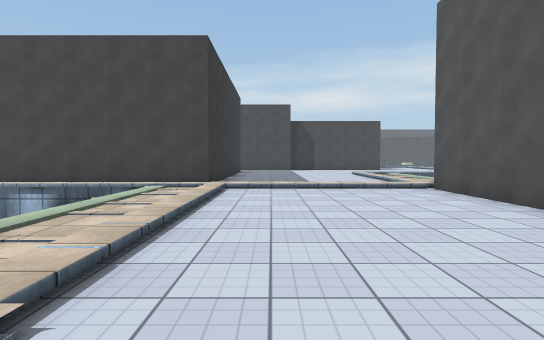
view 1 (above)

24 first-person views from a walk through a scene from a Unity 3-D project. The camera is 1.3 m above the floor, tilts 2° down and sees 80° across. The floor is counted in squares, 2 m on a side. Each view is taken from the middle of a square. On the plan, view 1 faces up. The plan holds only what a view shows up to about 10 squares ahead; the rest is blank. The place goes on beyond the plan. The player character is not drawn. Some surface patterns are stand-ins.

view 2
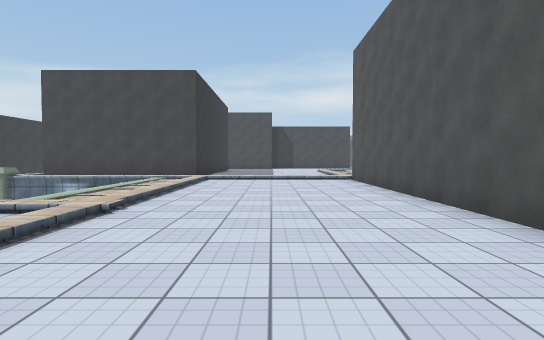

view 3
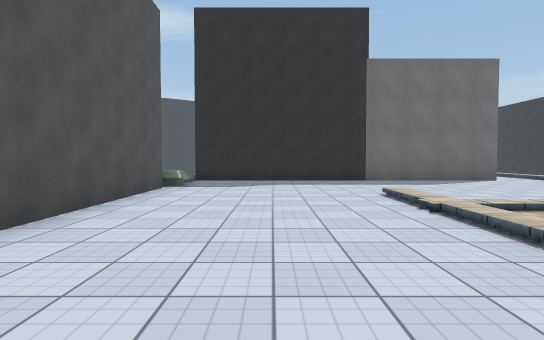

view 4
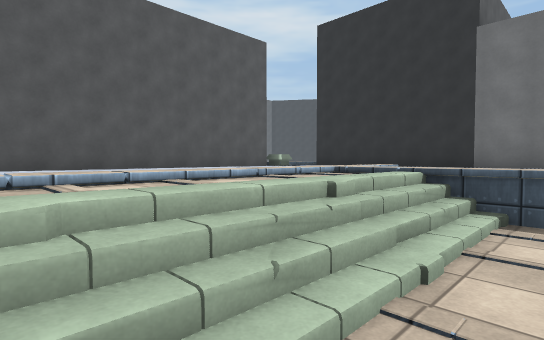

view 5
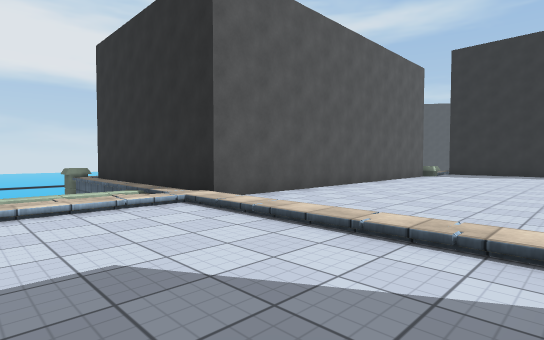

view 6
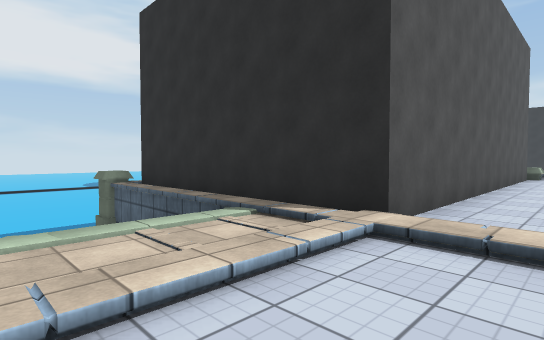

view 7
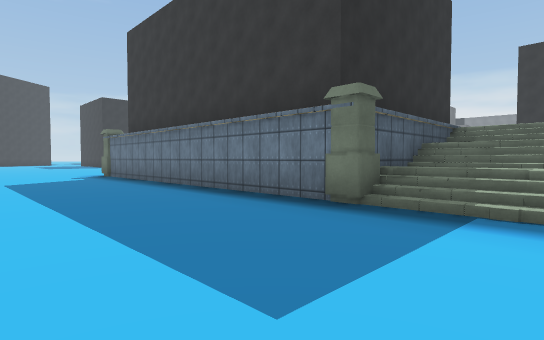

view 8
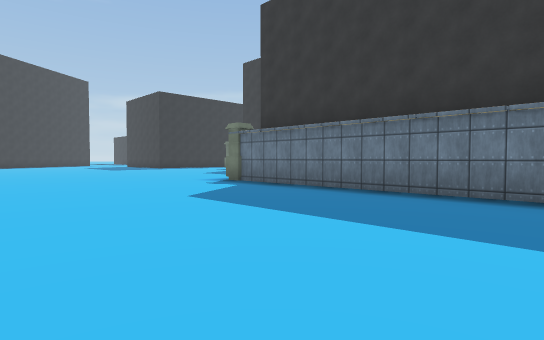

view 9
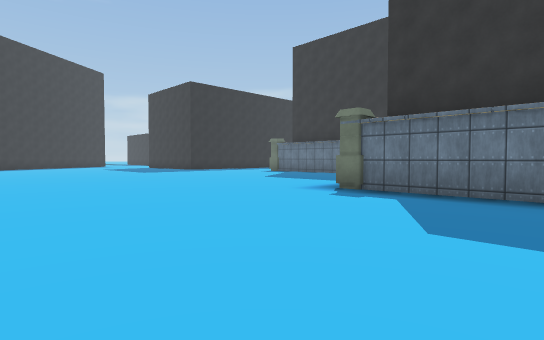

view 10
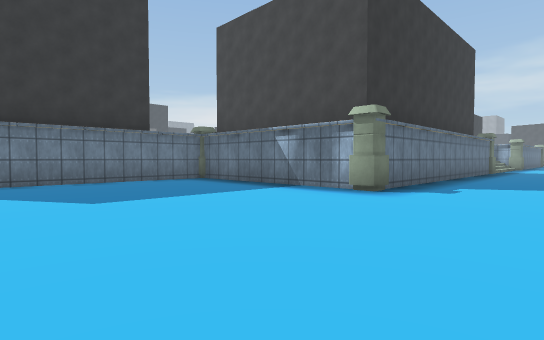

view 11
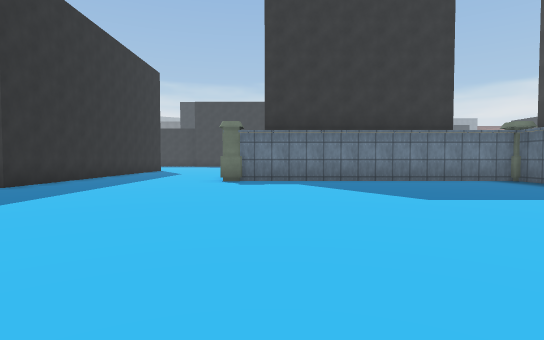

view 12
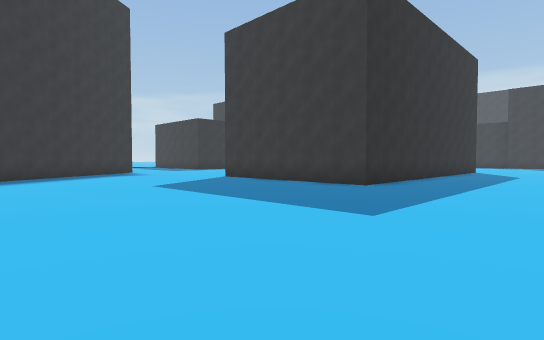

view 13
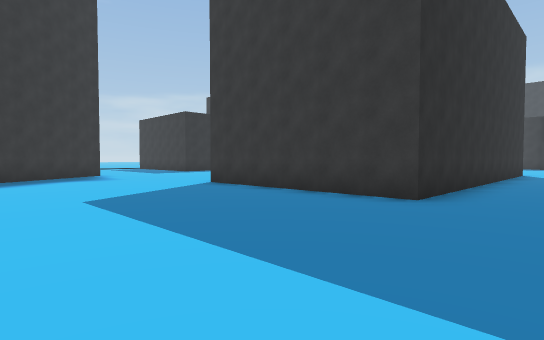

view 14
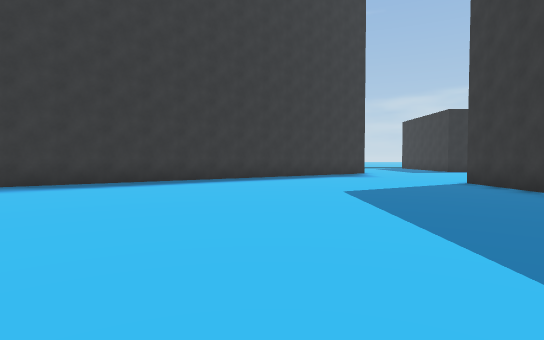

view 15
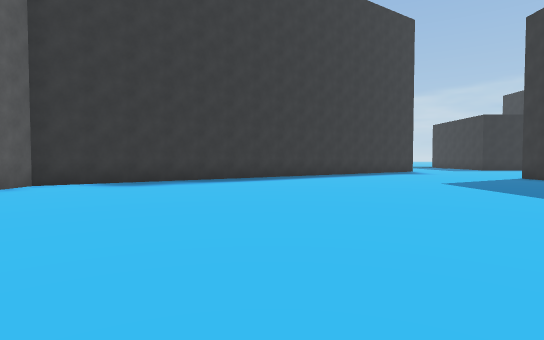

view 16
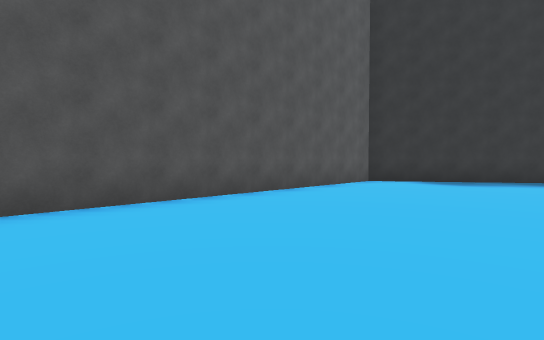

view 17
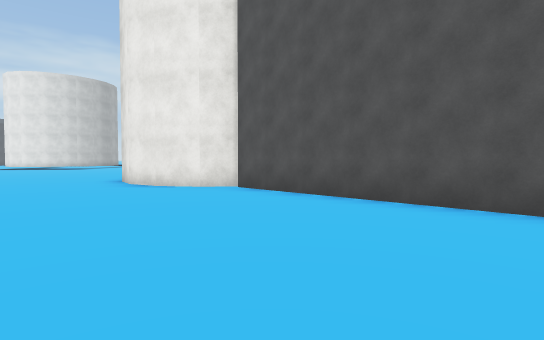

view 18
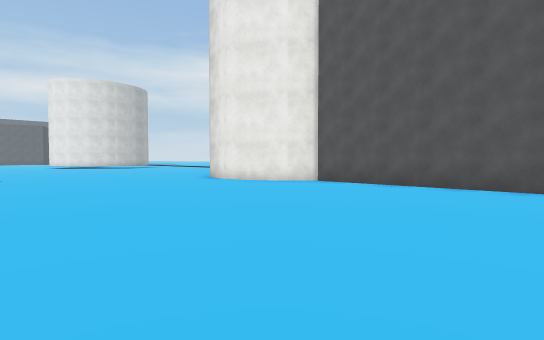

view 19
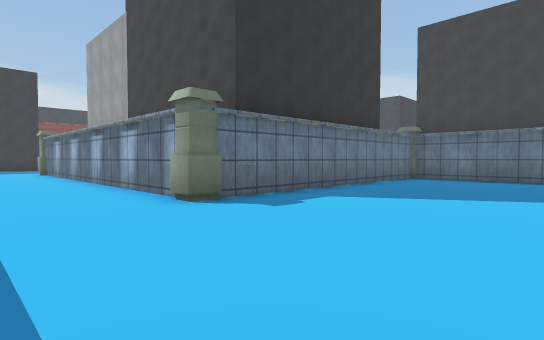

view 20
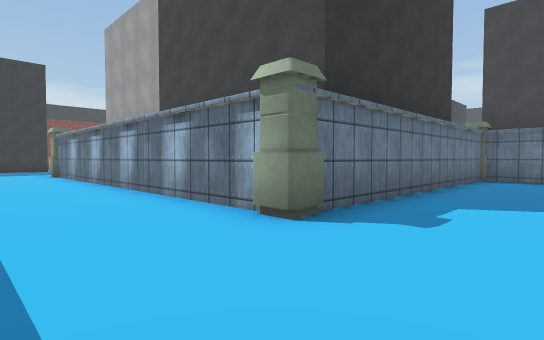

view 21
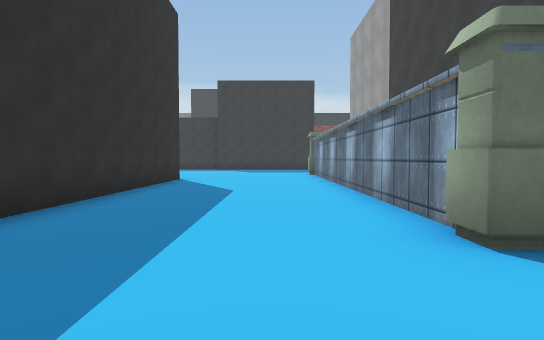

view 22
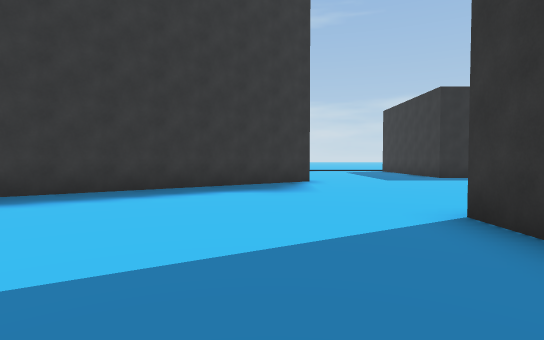

view 23
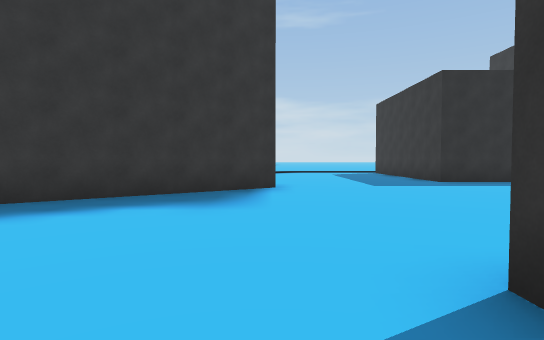

view 24
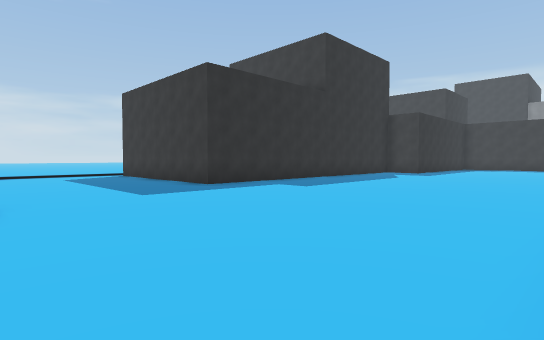

### Floor plan
Key: @ floor where view 1 was taken; # wall or solid block; . main floor; : floor 2 m higher than the main floor; + floor 2.75 m higher than the main floor; * floor 3 m higher than the main floor; / step, stairs or slope.
Columns run from 4 left of view 1 to 20 right of it. Each row starts with its distance up from view 1.
 10   #++++++/   //....
  9   #++++++//////....
  8 ###++++++//////....
  7 ////////######/....
  6  ///++++#    #/....
  5 :///++++#    #/......
  4 :///++++#    #/......
  3 :///++++#    #/......
  2 :///++++#    #/......
  1 ////++++#    #/......
  0  ++/@+++#    #/.......
 -1 +++/++++#    #/........
 -2 ++++++++#    #/........#
 -3 +++++++/######/........#
 -4 ++++++++...............#
 -5 ########...............##
 -6        #................#
 -7        #................#
 -8        #................#
 -9        #................#
-10 ########................#
-11 //////*#................#
-12 ........................#
-13 ........................#
-14 ........................#
-15 ........................#
-16 ##########..............#
-17          #..............#
-18          #..............#
-19          #.............##
-20          #............##
-21          #..........###
-22       .............##
-23 .................###
-24 ................##
-25 ...............##
-26  ............###
-27   .........###
-28    .........
-29     ###.....
-30       #.....
-31       #....

Positions as (right, up) in squares from view 1, and headings:
1: (0, 0), facing up
2: (1, -3), facing up
3: (1, 5), facing down
4: (-4, 5), facing down-right
5: (-1, 10), facing down-right
6: (2, 10), facing down-right
7: (14, 10), facing down-left
8: (16, 5), facing down-left
9: (16, 1), facing down-left
10: (13, -9), facing up-left
11: (13, -10), facing left
12: (13, -12), facing down-left
13: (11, -14), facing down-left
14: (11, -13), facing down
15: (14, -11), facing down
16: (15, -10), facing down-right
17: (15, -12), facing up-right
18: (12, -12), facing up-right
19: (8, -14), facing up-left
20: (6, -14), facing up-left
21: (6, -13), facing left
22: (8, -18), facing down
23: (7, -20), facing down
24: (7, -22), facing down-left
